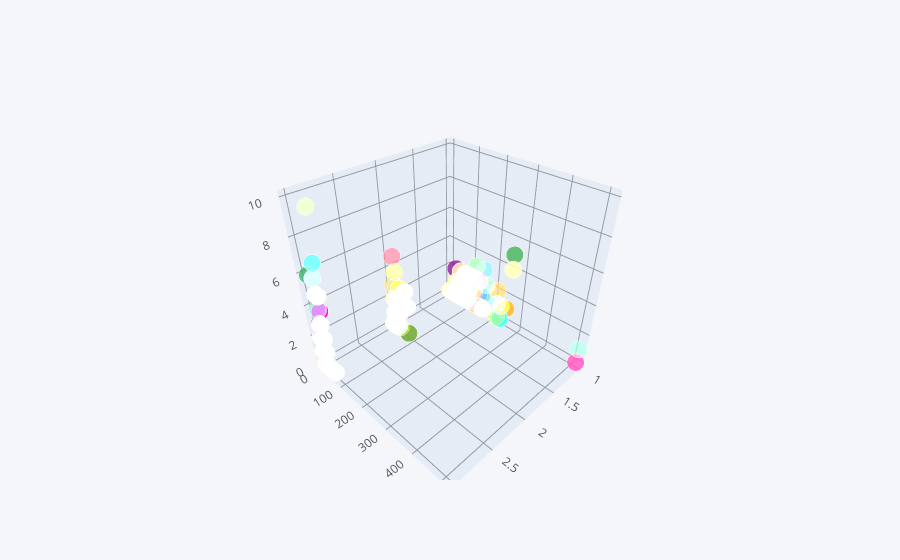

The cell this chart's notebook holds for it:
### Code cell
# relation between family size and fare:
titanic.iplot(x='pclass', y = 'fare', kind = 'scatter3d', z = 'family')

### Figure 1 — Plotly figure (JSON) as saved in the notebook; plotly's stock layout.template omitted (floating-point values rounded to 4 significant figures; data arrays with more than 128 entries replaced by an {"elided": "..."} marker saying what was removed)
{"data": [{"marker": {"color": {"elided": "891 str values"}, "opacity": 0.8, "size": {"elided": "891 int values"}, "symbol": "circle"}, "mode": "markers", "text": {"elided": "891 str values"}, "type": "scatter3d", "x": {"elided": "891 int values"}, "y": {"elided": "891 float values"}, "z": {"elided": "891 int values"}}], "layout": {"legend": {"bgcolor": "#F5F6F9", "font": {"color": "#4D5663"}}, "paper_bgcolor": "#F5F6F9", "plot_bgcolor": "#F5F6F9", "scene": {"xaxis": {"gridcolor": "#9499A3", "showgrid": true, "tickfont": {"color": "#4D5663"}, "title": {"font": {"color": "#4D5663"}, "text": ""}, "zerolinecolor": "#9499A3"}, "yaxis": {"gridcolor": "#9499A3", "showgrid": true, "tickfont": {"color": "#4D5663"}, "title": {"font": {"color": "#4D5663"}, "text": ""}, "zerolinecolor": "#9499A3"}, "zaxis": {"gridcolor": "#9499A3", "showgrid": true, "tickfont": {"color": "#4D5663"}, "title": {"font": {"color": "#4D5663"}, "text": ""}, "zerolinecolor": "#9499A3"}}, "title": {"font": {"color": "#4D5663"}}}}
